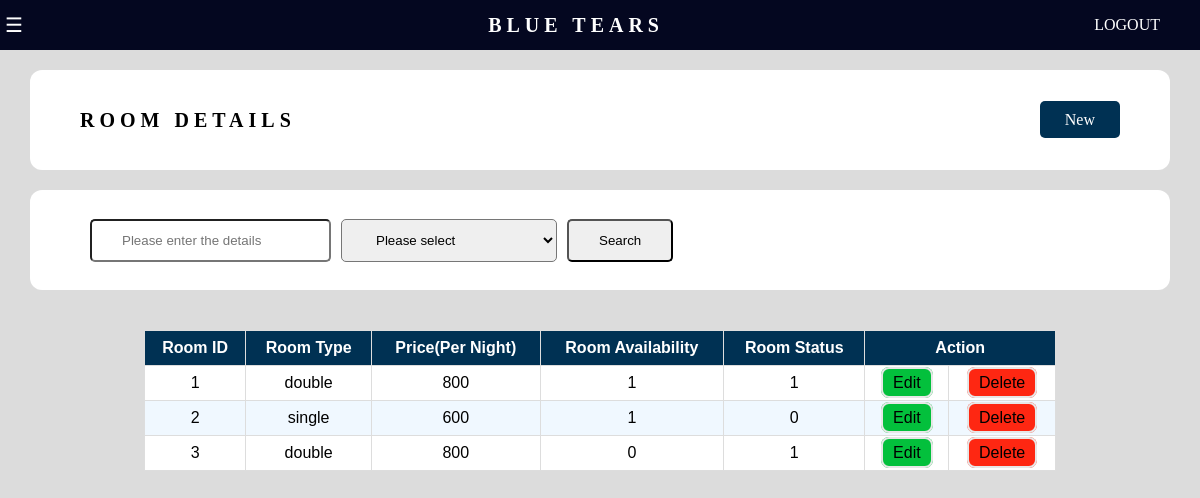
Screenshot of /recep-room.php with the database file from the repository.
### tables this page shows
CREATE TABLE IF NOT EXISTS `room` (
  `room_id` int NOT NULL AUTO_INCREMENT,
  `room_type` varchar(30) NOT NULL,
  `price_per_night` int NOT NULL,
  `room_availability` int NOT NULL,
  `room_status` int NOT NULL,
  PRIMARY KEY (`room_id`)
);

### recep-room.php (the view, shortened to what this page needs)
<!DOCTYPE html>
<html lang = "en">
    <head>
    </head>
    <body style="background-color:	rgb(220,220,220)";>
        <?php
            include "recep-sidenavi.php"
        ?>
        <div id = "content-text" class="content-text">
            <?php
                include "recep-topnavi.php";
            ?>
            <div class = page_content>
                <div class = "table_content">
                <div class = "table_content_sec">
                    <h2 class="table_tittle"> Room Details </h2>
                </div>
                <div class = "table_content_sec">
                        <a class="newButton" href="recep-new-room.php">New</a>
                </div>
            </div>
        </div>
            <div class = page_content>
                <form class = "filter_part" method = "post">
                    <div class  = "filter_part_sec">
                    <input type = "text" name = "filtered_text" placeholder = "Please enter the details" ></input>
                    </div>
                    <div class = "filter_part_sec">
                    <select name = "filter_option" id = "filter_option">
                        <option value = "notspecific" name = "notspecific">Please select </option>
                    </select>
                    </div>
                    <div class = "filter_part_sec">
                        <button class="filterResultBtn" name="filterBtn" type="submit">Search</button>
                    </div>
                </form>
            <?php
                        if(isset($_POST['filterBtn'])){
                            $filter_text = $_POST['filtered_text'];
                            $filter_option = $_POST['filter_option'];
                            if($filter_option  == "room_id"){
                                $query="SELECT * FROM room WHERE room_id LIKE '$filter_text'";
                                $search_result = filterTable($query);
                            }
                            else if( $filter_option  == "room_type"){
                                $query="SELECT * FROM room WHERE room_type LIKE '$filter_text'";
                                $search_result = filterTable($query);
                            }
                            else if( $filter_option  == "room_availability"){
                                $query="SELECT * FROM room WHERE room_availability LIKE '$filter_text'";
                                $search_result = filterTable($query);
                            }
                            else if( $filter_option  == "room_status"){
                                $query="SELECT * FROM room WHERE room_status LIKE '$filter_text'";
                                $search_result = filterTable($query);
                            }
                            else if( $filter_option  == "notspecific" and $filter_text ==""){
                                $query="SELECT * FROM room";
                                $search_result = filterTable($query);
                            }
                            else{
                                $query="SELECT * FROM room WHERE room_id LIKE '$filter_text' OR room_status LIKE '$filter_text' OR room_availability LIKE '$filter_text' OR
                                room_type LIKE '$filter_text'";
                                $search_result = filterTable($query);
                            }
                        }
                        else{
                            $query="SELECT * FROM room";
                            $search_result = filterTable($query);
                        }
                        function filterTable($query)
                        {
                            include("conn.php");
                            $filter_Result=mysqli_query($conn,$query);
                            return $filter_Result;
                        }
                        ?>
                </div>
                <div class = "page_content">
                <div class = "reservation_content">
                <table class= "reservation_table" >
                    <tr>
                        <th> <font face="Arial">Room ID</font> </th>
                        <th> <font face="Arial">Room Type</font> </th>
                        <th> <font face="Arial">Price(Per Night)</font> </th>
                        <th> <font face="Arial">Room Availability</font> </th>
                        <th> <font face="Arial">Room Status</font> </th>
                        <th colspan="2"> <font face="Arial">Action</font> </th>
                    </tr>
                        <?php
                        while($row = mysqli_fetch_array($search_result)){
                            echo "<tr>";
                            echo "<td>";
                            echo $row['room_id'];
                            echo "</td>";
                            echo "<td>";
                            echo $row['room_type'];
                            echo "</td>";
                            echo "<td>";
                            echo $row['price_per_night'];
                            echo "</td>";
                            echo "<td>";
                            echo $row['room_availability'];
                            echo "</td>";
                            echo "<td>";
                            echo $row['room_status'];
                            echo "</td>";
                            echo "<td><a  style='background-color:rgb(3,192,60);border-radius:8px;
                            color: black;padding:5px 10px;
                            border: 2px solid #e7e7e7;text-decoration: none;' href=\"recep-edit-room.php?id=";
                            echo $row['room_id'];
                            echo "\">Edit</a></td>";
                            echo "<td><a style='background-color:rgb(254,39,18);border-radius:8px;
                            color: black;padding:5px 10px;
                            border: 2px solid #e7e7e7;text-decoration: none;' href=\"recep-delete-room.php?id=";
                            echo $row['room_id'];
                            echo "\" onClick=\"return confirm('Delete ";
                            echo $row['room_id'];
                            echo " details?');\">Delete</a></button></td></form></tr>"; }
                ?>
                </table>
            </div>
        </div>
    </div>

### recep-room.php (style rules this page uses)
* { margin: 0px; padding:0px; box-sizing:border-box; }
.content-text { margin-top:0px; margin-left:0px; padding-bottom:50px; }
#content-text { transition: all .5s; }
.reservation_content { padding-top:20px; display:flex; justify-content: center; align-items: center; }
.reservation_table { font-family: Arial, Helvetica, sans-serif; border-collapse: collapse; width: 80%; text-align:center; }
.reservation_table th { border: 1px solid #ddd; padding: 8px; background-color: rgb(0,49,83); color: white }
.reservation_table td { border: 1px solid #ddd; padding: 8px; }
.reservation_table tr:nth-child(even) { background-color: white; }
.reservation_table tr:nth-child(odd) { background-color: rgb(240,248,255); }
.table_content { justify-content: space-between; align-items: center; height:100px; background-color: white; display:flex; width:100%; padding-right:50px; border-radius: 12px; }
.table_tittle { color:black; font-size:20px; text-transform: uppercase; letter-spacing: 5px; font-family: "fantasy"; padding-left:50px; }
.filter_part { align-items: center; height:100px; background-color:white; display:flex; width:100%; padding-right:20px; padding-left:50px; border-radius: 12px; }
.filter_part_sec { padding-left:10px; }
.filterResultBtn { padding: 12px 30px; }
.filter_part input { padding: 12px 30px; border-radius: 5px; }
.filter_part select { padding: 12px 30px; border-radius: 5px; }
.filterResultBtn { border-radius: 5px; }
.page_content { padding-top:20px; padding-left:30px; padding-right:30px; }
.newButton { background-color:rgb(0,49,83); border-radius: 5px; padding:10px 25px; text-decoration: none; color:white; }

### rows the page displays
room: room_id "1", room_type "double", price_per_night "800", room_availability "1", room_status "1"
room: room_id "2", room_type "single", price_per_night "600", room_availability "1", room_status "0"
room: room_id "3", room_type "double", price_per_night "800", room_availability "0", room_status "1"
